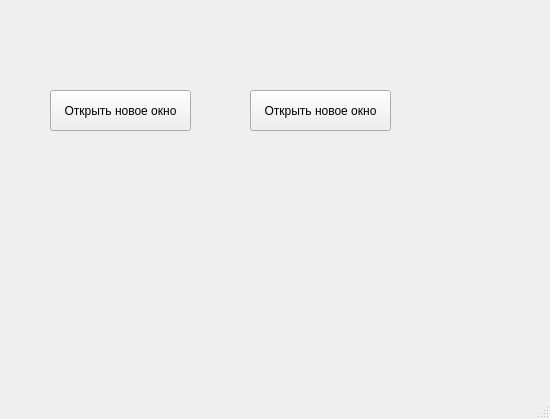
<?xml version="1.0" encoding="UTF-8"?>
<ui version="4.0">
 <class>MainWindow</class>
 <widget class="QMainWindow" name="MainWindow">
  <property name="geometry">
   <rect>
    <x>0</x>
    <y>0</y>
    <width>550</width>
    <height>419</height>
   </rect>
  </property>
  <property name="windowTitle">
   <string>MainWindow</string>
  </property>
  <widget class="QWidget" name="centralwidget">
   <widget class="QPushButton" name="pushButton">
    <property name="geometry">
     <rect>
      <x>50</x>
      <y>90</y>
      <width>141</width>
      <height>41</height>
     </rect>
    </property>
    <property name="text">
     <string>Открыть новое окно</string>
    </property>
   </widget>
   <widget class="QPushButton" name="pushButton_2">
    <property name="geometry">
     <rect>
      <x>250</x>
      <y>90</y>
      <width>141</width>
      <height>41</height>
     </rect>
    </property>
    <property name="text">
     <string>Открыть новое окно</string>
    </property>
   </widget>
  </widget>
  <widget class="QMenuBar" name="menubar">
   <property name="geometry">
    <rect>
     <x>0</x>
     <y>0</y>
     <width>550</width>
     <height>21</height>
    </rect>
   </property>
  </widget>
  <widget class="QStatusBar" name="statusbar"/>
 </widget>
 <resources/>
 <connections/>
</ui>
